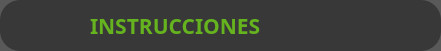
    <widget class="QGroupBox" name="groupBox_2">
     <property name="geometry">
      <rect>
       <x>20</x>
       <y>30</y>
       <width>441</width>
       <height>51</height>
      </rect>
     </property>
     <property name="styleSheet">
      <string notr="true">background-color: rgb(48, 48, 48,80%);
border-radius:20%;</string>
     </property>
     <property name="title">
      <string/>
     </property>
     <widget class="QLabel" name="label_24">
      <property name="geometry">
       <rect>
        <x>90</x>
        <y>10</y>
        <width>201</width>
        <height>31</height>
       </rect>
      </property>
      <property name="font">
       <font>
        <family>Sans Serif</family>
        <pointsize>16</pointsize>
        <weight>75</weight>
        <italic>false</italic>
        <bold>true</bold>
       </font>
      </property>
      <property name="styleSheet">
       <string notr="true">background-color:transparent;
color:rgb(101, 179, 30)</string>
      </property>
      <property name="text">
       <string>INSTRUCCIONES</string>
      </property>
     </widget>
     <widget class="QLabel" name="label_27">
      <property name="geometry">
       <rect>
        <x>30</x>
        <y>10</y>
        <width>51</width>
        <height>51</height>
       </rect>
      </property>
      <property name="font">
       <font>
        <family>Sans Serif</family>
        <pointsize>16</pointsize>
        <weight>75</weight>
        <italic>false</italic>
        <bold>true</bold>
       </font>
      </property>
      <property name="styleSheet">
       <string notr="true">background-color:transparent;
color:rgb(244, 244, 244)</string>
      </property>
      <property name="text">
       <string/>
      </property>
      <property name="pixmap">
       <pixmap>../../../../../../.designer/backup/imagenes/instr.png</pixmap>
      </property>
     </widget>
     <widget class="QLabel" name="label_79">
      <property name="geometry">
       <rect>
        <x>340</x>
        <y>0</y>
        <width>71</width>
        <height>51</height>
       </rect>
      </property>
      <property name="font">
       <font>
        <family>Sans Serif</family>
        <pointsize>12</pointsize>
        <weight>75</weight>
        <bold>true</bold>
       </font>
      </property>
      <property name="styleSheet">
       <string notr="true">background-color:transparent;
color:white</string>
      </property>
      <property name="lineWidth">
       <number>3</number>
      </property>
      <property name="text">
       <string/>
      </property>
      <property name="pixmap">
       <pixmap>I.png</pixmap>
      </property>
     </widget>
    </widget>
